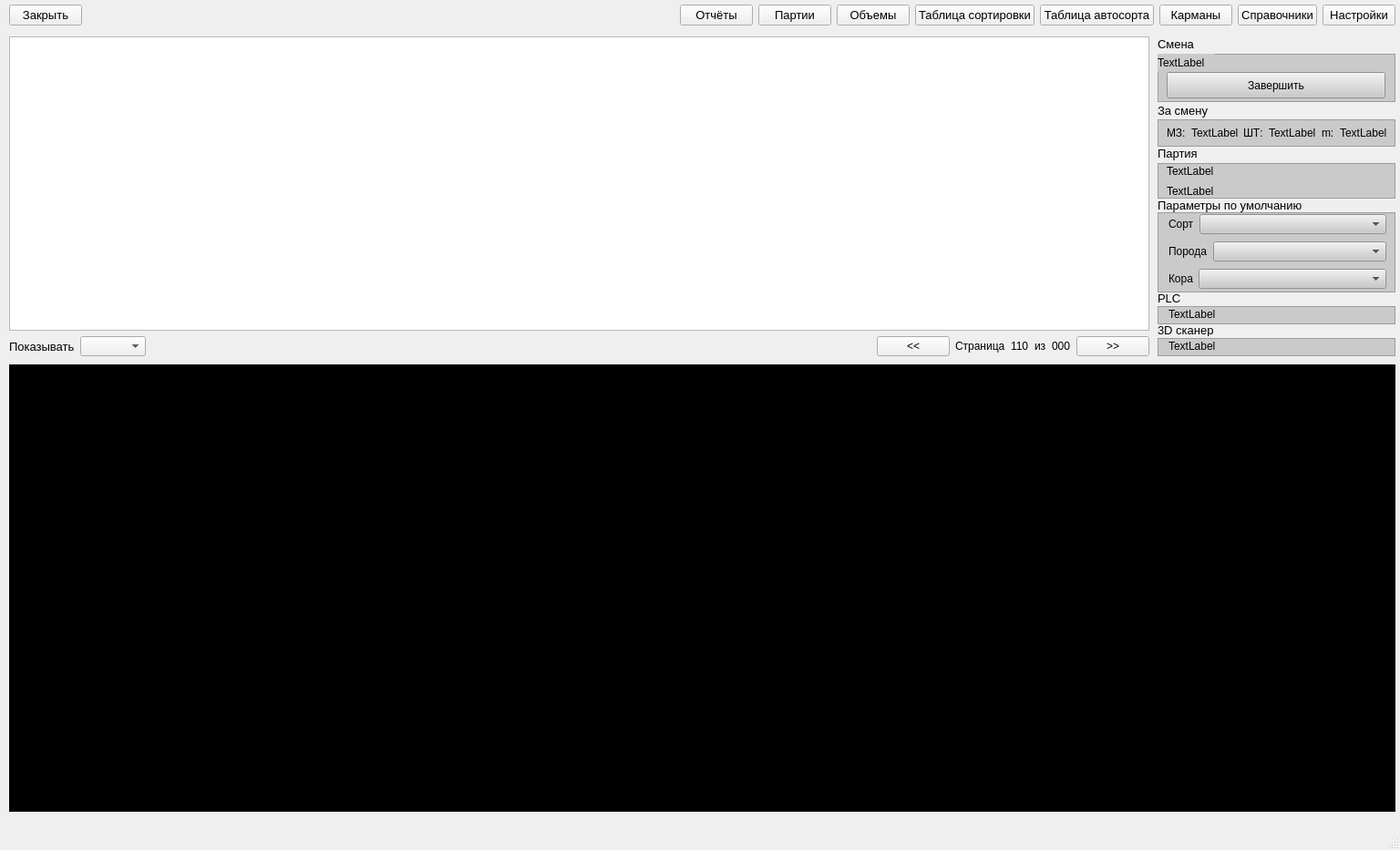
<?xml version="1.0" encoding="UTF-8"?>
<ui version="4.0">
 <class>MainWindow</class>
 <widget class="QMainWindow" name="MainWindow">
  <property name="enabled">
   <bool>true</bool>
  </property>
  <property name="geometry">
   <rect>
    <x>0</x>
    <y>0</y>
    <width>1536</width>
    <height>933</height>
   </rect>
  </property>
  <property name="sizePolicy">
   <sizepolicy hsizetype="Preferred" vsizetype="Preferred">
    <horstretch>0</horstretch>
    <verstretch>0</verstretch>
   </sizepolicy>
  </property>
  <property name="windowTitle">
   <string>Линия сортировки ИНТЕХКОМ</string>
  </property>
  <widget class="QWidget" name="centralwidget">
   <widget class="QWidget" name="layoutWidget">
    <property name="geometry">
     <rect>
      <x>10</x>
      <y>0</y>
      <width>1521</width>
      <height>34</height>
     </rect>
    </property>
    <layout class="QHBoxLayout" name="horizontalLayout">
     <item>
      <widget class="QPushButton" name="close">
       <property name="font">
        <font>
         <pointsize>10</pointsize>
        </font>
       </property>
       <property name="autoFillBackground">
        <bool>true</bool>
       </property>
       <property name="styleSheet">
        <string notr="true"/>
       </property>
       <property name="text">
        <string>Закрыть</string>
       </property>
      </widget>
     </item>
     <item>
      <spacer name="horizontalSpacer">
       <property name="orientation">
        <enum>Qt::Horizontal</enum>
       </property>
       <property name="sizeHint" stdset="0">
        <size>
         <width>508</width>
         <height>20</height>
        </size>
       </property>
      </spacer>
     </item>
     <item>
      <widget class="QPushButton" name="reports">
       <property name="font">
        <font>
         <pointsize>10</pointsize>
        </font>
       </property>
       <property name="text">
        <string>Отчёты</string>
       </property>
      </widget>
     </item>
     <item>
      <widget class="QPushButton" name="parties">
       <property name="font">
        <font>
         <pointsize>10</pointsize>
        </font>
       </property>
       <property name="text">
        <string>Партии</string>
       </property>
      </widget>
     </item>
     <item>
      <widget class="QPushButton" name="volumes">
       <property name="font">
        <font>
         <pointsize>10</pointsize>
        </font>
       </property>
       <property name="text">
        <string>Объемы</string>
       </property>
      </widget>
     </item>
     <item>
      <widget class="QPushButton" name="sorting">
       <property name="font">
        <font>
         <pointsize>10</pointsize>
        </font>
       </property>
       <property name="text">
        <string>Таблица сортировки</string>
       </property>
      </widget>
     </item>
     <item>
      <widget class="QPushButton" name="autosort">
       <property name="font">
        <font>
         <pointsize>10</pointsize>
        </font>
       </property>
       <property name="text">
        <string>Таблица автосорта</string>
       </property>
      </widget>
     </item>
     <item>
      <widget class="QPushButton" name="pockets">
       <property name="font">
        <font>
         <pointsize>10</pointsize>
        </font>
       </property>
       <property name="text">
        <string>Карманы</string>
       </property>
      </widget>
     </item>
     <item>
      <widget class="QPushButton" name="references">
       <property name="font">
        <font>
         <pointsize>10</pointsize>
        </font>
       </property>
       <property name="text">
        <string>Справочники</string>
       </property>
      </widget>
     </item>
     <item>
      <widget class="QPushButton" name="settings">
       <property name="font">
        <font>
         <pointsize>10</pointsize>
        </font>
       </property>
       <property name="text">
        <string>Настройки</string>
       </property>
      </widget>
     </item>
    </layout>
   </widget>
   <widget class="QFrame" name="frame">
    <property name="geometry">
     <rect>
      <x>1270</x>
      <y>59</y>
      <width>261</width>
      <height>53</height>
     </rect>
    </property>
    <property name="styleSheet">
     <string notr="true">background-color: rgb(202, 202, 202);</string>
    </property>
    <property name="frameShape">
     <enum>QFrame::StyledPanel</enum>
    </property>
    <property name="frameShadow">
     <enum>QFrame::Raised</enum>
    </property>
    <widget class="QLabel" name="label_2">
     <property name="geometry">
      <rect>
       <x>0</x>
       <y>0</y>
       <width>63</width>
       <height>20</height>
      </rect>
     </property>
     <property name="text">
      <string>TextLabel</string>
     </property>
    </widget>
    <widget class="QPushButton" name="pushButton_2">
     <property name="geometry">
      <rect>
       <x>10</x>
       <y>20</y>
       <width>240</width>
       <height>29</height>
      </rect>
     </property>
     <property name="text">
      <string>Завершить</string>
     </property>
    </widget>
   </widget>
   <widget class="QLabel" name="label_18">
    <property name="geometry">
     <rect>
      <x>1270</x>
      <y>40</y>
      <width>261</width>
      <height>17</height>
     </rect>
    </property>
    <property name="font">
     <font>
      <pointsize>10</pointsize>
     </font>
    </property>
    <property name="text">
     <string>Смена</string>
    </property>
   </widget>
   <widget class="QLabel" name="label_21">
    <property name="geometry">
     <rect>
      <x>1270</x>
      <y>113</y>
      <width>261</width>
      <height>17</height>
     </rect>
    </property>
    <property name="font">
     <font>
      <pointsize>10</pointsize>
     </font>
    </property>
    <property name="text">
     <string>За смену</string>
    </property>
   </widget>
   <widget class="QFrame" name="frame_2">
    <property name="geometry">
     <rect>
      <x>1270</x>
      <y>131</y>
      <width>261</width>
      <height>30</height>
     </rect>
    </property>
    <property name="styleSheet">
     <string notr="true">background-color: rgb(202, 202, 202);</string>
    </property>
    <property name="frameShape">
     <enum>QFrame::StyledPanel</enum>
    </property>
    <property name="frameShadow">
     <enum>QFrame::Raised</enum>
    </property>
    <layout class="QHBoxLayout" name="horizontalLayout_6">
     <property name="topMargin">
      <number>1</number>
     </property>
     <property name="bottomMargin">
      <number>1</number>
     </property>
     <item>
      <layout class="QHBoxLayout" name="horizontalLayout_4">
       <item>
        <widget class="QLabel" name="label_4">
         <property name="text">
          <string>МЗ:</string>
         </property>
        </widget>
       </item>
       <item>
        <widget class="QLabel" name="label_5">
         <property name="text">
          <string>TextLabel</string>
         </property>
        </widget>
       </item>
       <item>
        <widget class="QLabel" name="label_6">
         <property name="text">
          <string>ШТ:</string>
         </property>
        </widget>
       </item>
       <item>
        <widget class="QLabel" name="label_9">
         <property name="text">
          <string>TextLabel</string>
         </property>
        </widget>
       </item>
       <item>
        <widget class="QLabel" name="label_8">
         <property name="text">
          <string>m:</string>
         </property>
        </widget>
       </item>
       <item>
        <widget class="QLabel" name="label_7">
         <property name="text">
          <string>TextLabel</string>
         </property>
        </widget>
       </item>
      </layout>
     </item>
    </layout>
   </widget>
   <widget class="QLabel" name="label_22">
    <property name="geometry">
     <rect>
      <x>1270</x>
      <y>160</y>
      <width>261</width>
      <height>17</height>
     </rect>
    </property>
    <property name="font">
     <font>
      <pointsize>10</pointsize>
     </font>
    </property>
    <property name="text">
     <string>Партия</string>
    </property>
   </widget>
   <widget class="QFrame" name="frame_3">
    <property name="geometry">
     <rect>
      <x>1270</x>
      <y>179</y>
      <width>261</width>
      <height>39</height>
     </rect>
    </property>
    <property name="styleSheet">
     <string notr="true">background-color: rgb(202, 202, 202);</string>
    </property>
    <property name="frameShape">
     <enum>QFrame::StyledPanel</enum>
    </property>
    <property name="frameShadow">
     <enum>QFrame::Raised</enum>
    </property>
    <layout class="QVBoxLayout" name="verticalLayout">
     <property name="topMargin">
      <number>0</number>
     </property>
     <property name="bottomMargin">
      <number>0</number>
     </property>
     <item>
      <widget class="QLabel" name="label_11">
       <property name="text">
        <string>TextLabel</string>
       </property>
      </widget>
     </item>
     <item>
      <widget class="QLabel" name="label_12">
       <property name="text">
        <string>TextLabel</string>
       </property>
      </widget>
     </item>
    </layout>
   </widget>
   <widget class="QLabel" name="label_23">
    <property name="geometry">
     <rect>
      <x>1270</x>
      <y>216</y>
      <width>261</width>
      <height>18</height>
     </rect>
    </property>
    <property name="font">
     <font>
      <pointsize>10</pointsize>
     </font>
    </property>
    <property name="text">
     <string>Параметры по умолчанию</string>
    </property>
   </widget>
   <widget class="QFrame" name="frame_4">
    <property name="geometry">
     <rect>
      <x>1270</x>
      <y>233</y>
      <width>261</width>
      <height>88</height>
     </rect>
    </property>
    <property name="styleSheet">
     <string notr="true">background-color: rgb(202, 202, 202);</string>
    </property>
    <property name="frameShape">
     <enum>QFrame::StyledPanel</enum>
    </property>
    <property name="frameShadow">
     <enum>QFrame::Raised</enum>
    </property>
    <layout class="QVBoxLayout" name="verticalLayout_2">
     <property name="leftMargin">
      <number>11</number>
     </property>
     <property name="topMargin">
      <number>1</number>
     </property>
     <property name="bottomMargin">
      <number>1</number>
     </property>
     <item>
      <layout class="QFormLayout" name="formLayout">
       <item row="0" column="1">
        <widget class="QComboBox" name="comboBox"/>
       </item>
       <item row="0" column="0">
        <widget class="QLabel" name="label_14">
         <property name="text">
          <string>Сорт</string>
         </property>
        </widget>
       </item>
      </layout>
     </item>
     <item>
      <layout class="QFormLayout" name="formLayout_2">
       <item row="0" column="0">
        <widget class="QLabel" name="label_15">
         <property name="text">
          <string>Порода</string>
         </property>
        </widget>
       </item>
       <item row="0" column="1">
        <widget class="QComboBox" name="comboBox_2"/>
       </item>
      </layout>
     </item>
     <item>
      <layout class="QFormLayout" name="formLayout_3">
       <item row="0" column="0">
        <widget class="QLabel" name="label_16">
         <property name="text">
          <string>Кора</string>
         </property>
        </widget>
       </item>
       <item row="0" column="1">
        <widget class="QComboBox" name="comboBox_3"/>
       </item>
      </layout>
     </item>
    </layout>
   </widget>
   <widget class="QLabel" name="label_24">
    <property name="geometry">
     <rect>
      <x>1270</x>
      <y>320</y>
      <width>261</width>
      <height>14</height>
     </rect>
    </property>
    <property name="font">
     <font>
      <pointsize>10</pointsize>
     </font>
    </property>
    <property name="text">
     <string>PLC</string>
    </property>
   </widget>
   <widget class="QFrame" name="frame_5">
    <property name="geometry">
     <rect>
      <x>1270</x>
      <y>336</y>
      <width>261</width>
      <height>20</height>
     </rect>
    </property>
    <property name="styleSheet">
     <string notr="true">background-color: rgb(202, 202, 202);</string>
    </property>
    <property name="frameShape">
     <enum>QFrame::StyledPanel</enum>
    </property>
    <property name="frameShadow">
     <enum>QFrame::Raised</enum>
    </property>
    <layout class="QVBoxLayout" name="verticalLayout_3">
     <property name="leftMargin">
      <number>11</number>
     </property>
     <property name="topMargin">
      <number>0</number>
     </property>
     <property name="rightMargin">
      <number>0</number>
     </property>
     <property name="bottomMargin">
      <number>3</number>
     </property>
     <item>
      <widget class="QLabel" name="label_25">
       <property name="text">
        <string>TextLabel</string>
       </property>
      </widget>
     </item>
    </layout>
   </widget>
   <widget class="QLabel" name="label_26">
    <property name="geometry">
     <rect>
      <x>1270</x>
      <y>355</y>
      <width>261</width>
      <height>14</height>
     </rect>
    </property>
    <property name="font">
     <font>
      <pointsize>10</pointsize>
     </font>
    </property>
    <property name="text">
     <string>3D сканер</string>
    </property>
   </widget>
   <widget class="QFrame" name="frame_6">
    <property name="geometry">
     <rect>
      <x>1270</x>
      <y>371</y>
      <width>261</width>
      <height>20</height>
     </rect>
    </property>
    <property name="styleSheet">
     <string notr="true">background-color: rgb(202, 202, 202);</string>
    </property>
    <property name="frameShape">
     <enum>QFrame::StyledPanel</enum>
    </property>
    <property name="frameShadow">
     <enum>QFrame::Raised</enum>
    </property>
    <layout class="QVBoxLayout" name="verticalLayout_4">
     <property name="leftMargin">
      <number>11</number>
     </property>
     <property name="topMargin">
      <number>0</number>
     </property>
     <property name="rightMargin">
      <number>0</number>
     </property>
     <property name="bottomMargin">
      <number>3</number>
     </property>
     <item>
      <widget class="QLabel" name="label_27">
       <property name="text">
        <string>TextLabel</string>
       </property>
      </widget>
     </item>
    </layout>
   </widget>
   <widget class="QFrame" name="frame_7">
    <property name="geometry">
     <rect>
      <x>10</x>
      <y>400</y>
      <width>1521</width>
      <height>491</height>
     </rect>
    </property>
    <property name="styleSheet">
     <string notr="true">background-color: rgb(0, 0, 0);</string>
    </property>
    <property name="frameShape">
     <enum>QFrame::StyledPanel</enum>
    </property>
    <property name="frameShadow">
     <enum>QFrame::Raised</enum>
    </property>
   </widget>
   <widget class="QWidget" name="layoutWidget">
    <property name="geometry">
     <rect>
      <x>10</x>
      <y>40</y>
      <width>1251</width>
      <height>351</height>
     </rect>
    </property>
    <layout class="QVBoxLayout" name="verticalLayout_10">
     <item>
      <widget class="QTableView" name="tableView"/>
     </item>
     <item>
      <layout class="QHBoxLayout" name="horizontalLayout_2">
       <item>
        <widget class="QLabel" name="label">
         <property name="font">
          <font>
           <pointsize>10</pointsize>
          </font>
         </property>
         <property name="text">
          <string>Показывать</string>
         </property>
        </widget>
       </item>
       <item>
        <widget class="QComboBox" name="countRow"/>
       </item>
       <item>
        <spacer name="horizontalSpacer_2">
         <property name="orientation">
          <enum>Qt::Horizontal</enum>
         </property>
         <property name="sizeHint" stdset="0">
          <size>
           <width>858</width>
           <height>20</height>
          </size>
         </property>
        </spacer>
       </item>
       <item>
        <widget class="QPushButton" name="pushButton_3">
         <property name="text">
          <string>&lt;&lt;</string>
         </property>
        </widget>
       </item>
       <item>
        <widget class="QLabel" name="label_3">
         <property name="text">
          <string>Страница</string>
         </property>
        </widget>
       </item>
       <item>
        <widget class="QLabel" name="label_10">
         <property name="text">
          <string>110</string>
         </property>
        </widget>
       </item>
       <item>
        <widget class="QLabel" name="label_17">
         <property name="text">
          <string>из</string>
         </property>
        </widget>
       </item>
       <item>
        <widget class="QLabel" name="label_13">
         <property name="text">
          <string>000</string>
         </property>
        </widget>
       </item>
       <item>
        <widget class="QPushButton" name="pushButton_4">
         <property name="text">
          <string>&gt;&gt;</string>
         </property>
        </widget>
       </item>
      </layout>
     </item>
    </layout>
   </widget>
   <zorder>layoutWidget</zorder>
   <zorder>layoutWidget</zorder>
   <zorder>frame</zorder>
   <zorder>frame_2</zorder>
   <zorder>frame_3</zorder>
   <zorder>frame_4</zorder>
   <zorder>frame_5</zorder>
   <zorder>frame_6</zorder>
   <zorder>label_21</zorder>
   <zorder>label_22</zorder>
   <zorder>label_23</zorder>
   <zorder>label_24</zorder>
   <zorder>label_26</zorder>
   <zorder>label_18</zorder>
   <zorder>frame_7</zorder>
  </widget>
  <widget class="QMenuBar" name="menubar">
   <property name="geometry">
    <rect>
     <x>0</x>
     <y>0</y>
     <width>1536</width>
     <height>26</height>
    </rect>
   </property>
  </widget>
  <widget class="QStatusBar" name="statusbar"/>
 </widget>
 <resources/>
 <connections/>
</ui>
